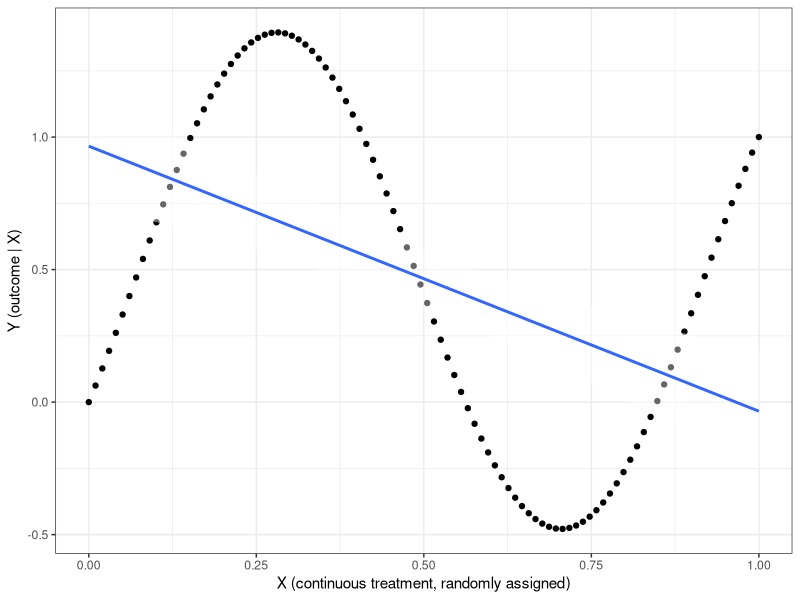
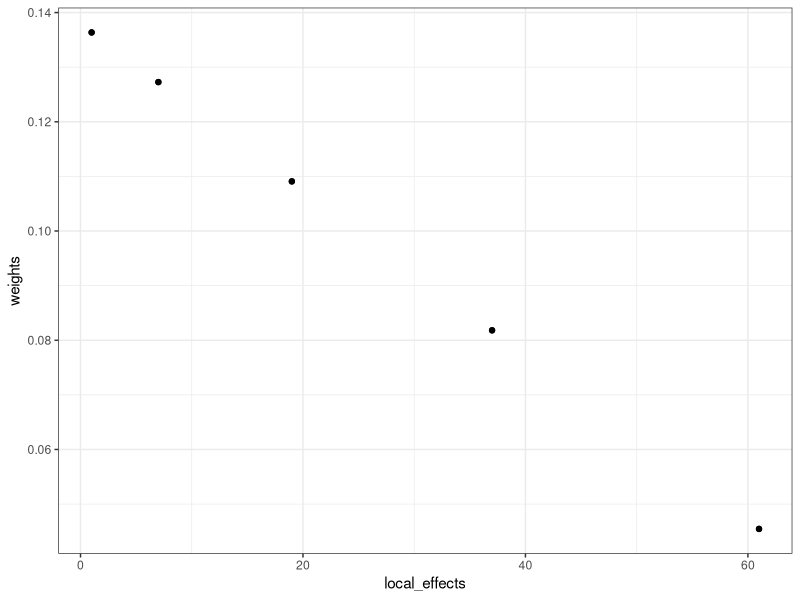

Write the R code that produced these figures, in order.
## ---- chunk 1
library(tidyverse)
theme_set(theme_bw())
## ---- chunk 2

f <- function(x) (sin(x) - sin(min(x)))/(sin(max(x)) - sin(min(x)))

data.frame(x = seq(0,1, length = 100), y = f(seq(-.51109, 6.9, length = 100)))|>
  ggplot(aes(x,y)) + geom_point() + 
  geom_smooth(method = "lm", fill = "white") + 
  xlab("X (continuous treatment, randomly assigned)") + ylab("Y (outcome | X)")
## ---- chunk 3
# weights function
W <- function(x)
  sapply(unique(x) |> sort(), function(S)
    ((mean(x[x >= S]) - mean(x[x < S])) * (mean(x >= S) * (1 - (
      mean(x >= S)
    )))))

# estimand: assuming data at all values in integer range
yonx_estimand <- function(x, f) {
  xs <- unique(x) |> sort()
  ds <- ((f(xs) - f(lag(xs))) / (xs - lag(xs)))[-1]
  ws <- W(x)[-1]/sum(W(x)[-1])
  list(df = data.frame(local_effects=ds, weights = ws), 
       estimand = weighted.mean(ds, ws))
}

## ---- chunk 4
# Illustration
f <- function(x) x ^ 3
x <- -5:5
y <- f(x)

yonx_estimand(x, f)$df |> ggplot(aes(local_effects,  weights)) + geom_point()
## ---- chunk 5
c(estimand = yonx_estimand(x, f)$estimand, estimate = (lm(y ~ x) |> coef())[2])

